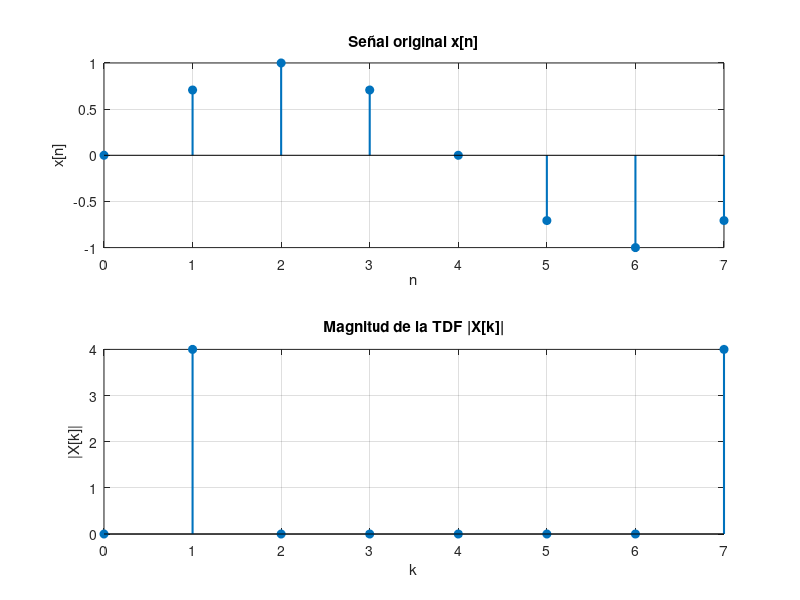

The MATLAB script that drew this image:
% Programa para calcular la Transformada Discreta de Fourier (TDF)

% Datos de la señal
N = 8; % Número de muestras
n = 0:N-1; % Índice temporal
x_n = [0, 0.7071, 1, 0.7071, 0, -0.7071, -1, -0.7071]; % Señal discreta

% Transformada Discreta de Fourier (TDF)
X_k = fft(x_n);

% Gráfica de la señal original
figure;
subplot(2,1,1);
stem(n, x_n, 'filled', 'LineWidth', 1.5);
title('Señal original x[n]');
xlabel('n');
ylabel('x[n]');
grid on;

% Gráfica de la Magnitud de la TDF
subplot(2,1,2);
stem(n, abs(X_k), 'filled', 'LineWidth', 1.5);
title('Magnitud de la TDF |X[k]|');
xlabel('k');
ylabel('|X[k]|');
grid on;
